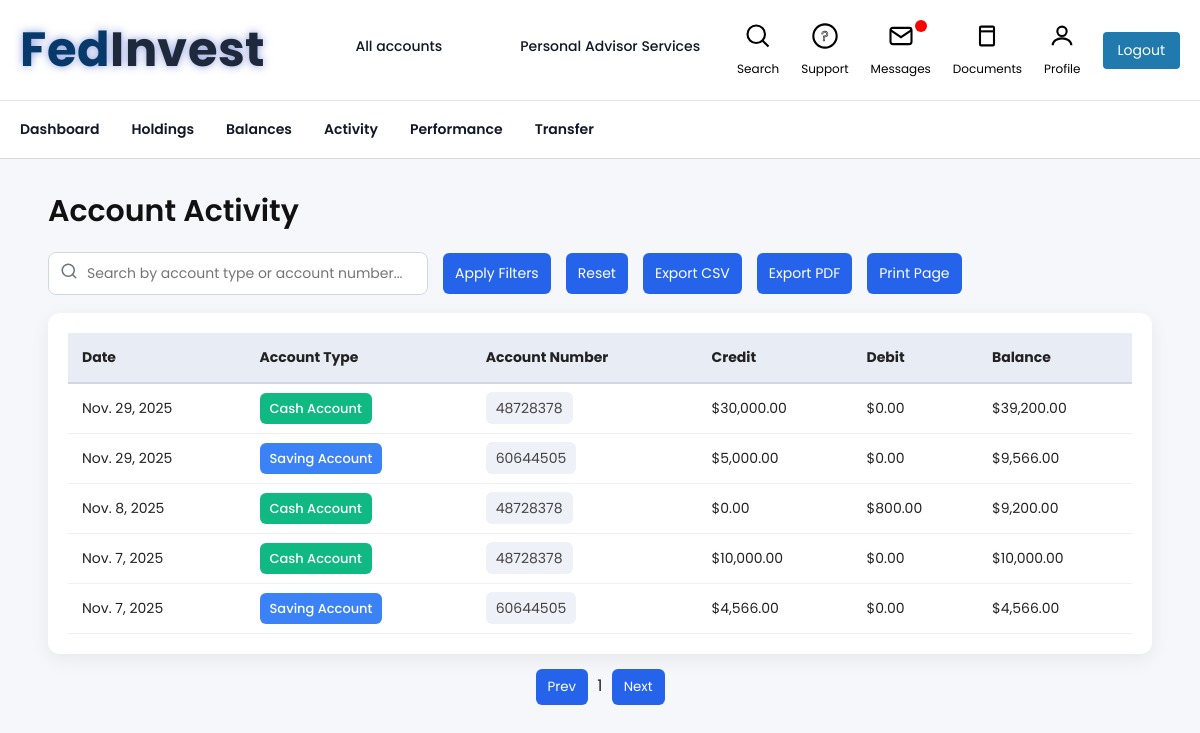
Screenshot of /activity/ (signed in) with the database file from the repository.
### app1/models.py (models this page shows, shortened)
class CashAccount(models.Model):
    user = models.ForeignKey(User, on_delete=models.CASCADE, related_name="cash_accounts")
    date = models.DateField()
    account_number = models.DecimalField(max_digits=12, decimal_places=2, default=0)
    description = models.CharField(max_length=255)
    credit = models.DecimalField(max_digits=12, decimal_places=2, default=0)
    debit = models.DecimalField(max_digits=12, decimal_places=2, default=0)
    account_balance = models.DecimalField(max_digits=12, decimal_places=2, editable=False, default=0)
    class Meta:
        verbose_name = "Checking Accounts"
        verbose_name_plural = "Checking Accounts"

class Account(models.Model):
    user = models.ForeignKey(User, on_delete=models.CASCADE, null=True, blank=True)
    name = models.CharField(max_length=100)
    account_number = models.CharField(max_length=20)
    account_type = models.CharField(max_length=50)
    amount = models.DecimalField(max_digits=15, decimal_places=2, default=0)
    class Meta:
        verbose_name = "Holdings"
        verbose_name_plural = "Holdings"

class SavingAccount(models.Model):
    user = models.ForeignKey(User, on_delete=models.CASCADE, related_name="saving_accounts")
    date = models.DateField()
    account_number = models.DecimalField(max_digits=12, decimal_places=2, default=0)
    description = models.CharField(max_length=255)
    credit = models.DecimalField(max_digits=12, decimal_places=2, default=0)
    debit = models.DecimalField(max_digits=12, decimal_places=2, default=0)
    account_balance = models.DecimalField(max_digits=12, decimal_places=2, editable=False, default=0)
    class Meta:
        verbose_name = "Cash Equivalent"
        verbose_name_plural = "Cash Equivalents"

### app1/views.py (the view)
# urls.py: path("activity/", views.activity_list, name="activity"),
def activity_list(request):
    cash_entries = CashAccount.objects.filter(
        user=request.user
    ).order_by('-date', '-id')
    saving_entries = SavingAccount.objects.filter(
        user=request.user
    ).order_by('-date', '-id')
    cash_accounts = Account.objects.filter(
        user=request.user, account_type="Checkings Account"
    )
    saving_accounts = Account.objects.filter(
        user=request.user, account_type="Cash & Cash Equivalents"
    )
    cash_acc_number = cash_accounts.first().account_number if cash_accounts.exists() else ""
    saving_acc_number = saving_accounts.first().account_number if saving_accounts.exists() else ""
    entries = []
    for c in cash_entries:
        entries.append({
            "date": c.date,
            "description": c.description,
            "credit": c.credit,
            "debit": c.debit,
            "balance": c.account_balance,
            "entry_type": "Cash Account",
            "account_number": cash_acc_number,
        })
    for s in saving_entries:
        entries.append({
            "date": s.date,
            "description": s.description,
            "credit": s.credit,
            "debit": s.debit,
            "balance": s.account_balance,
            "entry_type": "Saving Account",
            "account_number": saving_acc_number,
        })
    entries = sorted(entries, key=lambda x: x["date"], reverse=True)
    return render(request, "activity.html", {
        "entries": entries,
    })

### templates/activity.html (shortened to what this page needs)
{% load static %}
{% load humanize %}
<!DOCTYPE html>
<html lang="en">
<head>
<link rel="stylesheet" href="{% static 'css/style.css' %}">
</head>
<body>
  <div class="top-nav">
    <div class="top-nav-container">
        <div class="nav-left">
            <div class="logo">
                <h1 class="logo">
                    <span class="f">F</span>
                    <span class="e">e</span>
                    <span class="d">d</span>
                    <span class="i">I</span>
                    <span class="n">n</span>
                    <span class="v">v</span>
                    <span class="e2">e</span>
                    <span class="s">s</span>
                    <span class="t">t</span>
                </h1>
            </div>
            <nav class="main-nav">
                <a href="{% url 'holdings' %}" class="active erbtn">All accounts</a>
                <a href="#" class="erbtn">Personal Advisor Services</a>
            </nav>
        </div>
        <div class="nav-right">
            <a href="#" class="nav-item erbtn">
                <svg viewBox="0 0 24 24">
                    <circle cx="10.5" cy="10.5" r="7.5"></circle>
                    <line x1="21" y1="21" x2="15.8" y2="15.8"></line>
                </svg>
                <span>Search</span>
            </a>
            <a href="#" class="nav-item erbtn">
                <svg viewBox="0 0 24 24">
                    <circle cx="12" cy="12" r="10"></circle>
                    <text x="12" y="16" font-size="12" text-anchor="middle" fill="none" stroke="#000" stroke-width="0.5">?</text>
                </svg>
                <span>Support</span>
            </a>
            <a href="{% url 'messages' %}" class="nav-item erbtn">
                <svg viewBox="0 0 24 24">
                    <rect x="3" y="5" width="18" height="14" rx="2" ry="2"></rect>
                    <polyline points="3,7 12,13 21,7"></polyline>
                </svg>
                <div class="badge"></div>
                <span>Messages</span>
            </a>
            <a href="{% url 'legal_documents' %}" class="nav-item erbtn">
                <svg viewBox="0 0 24 24">
                    <rect x="6" y="4" width="12" height="16" rx="1"></rect>
                    <line x1="6" y1="8" x2="18" y2="8"></line>
                </svg>
                <span>Documents</span>
            </a>
            <a href="{% url 'get_profile' request.user.id %}" class="nav-item erbtn">
                <svg viewBox="0 0 24 24">
                    <circle cx="12" cy="8" r="4"></circle>
                    <path d="M4 20c0-4 4-6 8-6s8 2 8 6"></path>
                </svg>
                <span>Profile</span>
            </a>
            <a href="{% url 'logout' %}" class="logout-btn">Logout</a>
        </div>
    </div>
</div>
<div class="secondary-nav">
    <div class="secondary-nav-container">
        <nav>
            <a class="erbtn" href="{% url 'dashboard' %}">Dashboard</a>
            <a class="erbtn" href="{% url 'holdings' %}">Holdings</a>
            <a class="erbtn" href="{% url 'balance' %}">Balances</a>
            <a class="erbtn" href="{% url 'activity' %}">Activity</a>
            <a class="erbtn" href="{% url 'performance' %}">Performance</a>
                        <a class="erbtn" href="{% url 'transfer' %}">Transfer</a>
        </nav>
    </div>
</div>
<div class="activity-page">
    <div class="container">
        <h2>Account Activity</h2>
       <div class="controls">
    <div class="search-wrapper">
<span class="search-icon">
    <svg width="18" height="18" viewBox="0 0 24 24" fill="none"
         stroke="currentColor" stroke-width="2" stroke-linecap="round" stroke-linejoin="round">
        <circle cx="11" cy="11" r="8"></circle>
        <line x1="21" y1="21" x2="16.65" y2="16.65"></line>
    </svg>
</span>
        <input type="text" id="searchInput" placeholder="Search by account type or account number...">
    </div>
            <button onclick="applyFilters()">Apply Filters</button>
            <button onclick="resetFilters()">Reset</button>
            <button onclick="exportCSV()">Export CSV</button>
            <button onclick="exportPDF()">Export PDF</button>
            <button onclick="window.print()">Print Page</button>
        </div>
        <div class="table-container">
            <table id="activityTable">
                <thead>
                    <tr>
                        <th onclick="sortTable(0)">Date</th>
                        <th onclick="sortTable(1)">Account Type</th>
                        <th onclick="sortTable(2)">Account Number</th>
                        <th onclick="sortTable(3)">Credit</th>
                        <th onclick="sortTable(4)">Debit</th>
                        <th onclick="sortTable(5)">Balance</th>
                    </tr>
                </thead>
                <tbody id="tableBody">
                {% for e in entries %}
                    <tr>
                        <td>{{ e.date }}</td>
                        <td>
                            <span class="type-tag {% if e.entry_type == 'Cash Account' %}cash{% else %}saving{% endif %}">
                                {{ e.entry_type }}
                            </span>
                        </td>
                        <td><span class="acc-number-tag">{{ e.account_number }}</span></td>
                        <td>${{ e.credit|intcomma }}</td>
                        <td>${{ e.debit|intcomma }}</td>
                        <td>${{ e.balance|intcomma }}</td>
                    </tr>
                {% empty %}
                    <tr><td colspan="6" class="empty-state">No activity found.</td></tr>
                {% endfor %}
                </tbody>
            </table>
        </div>
        <div class="pagination">
            <button onclick="prevPage()">Prev</button>
            <span id="pageNum">1</span>
            <button onclick="nextPage()">Next</button>
        </div>
    </div>
</div>
</body>
</html>

### static/css/style.css (style rules this page uses)
* { margin: 0; padding: 0; box-sizing: border-box; font-family: 'Poppins', sans-serif; }
.logo { font-family: 'Nunito', sans-serif; font-weight: 700; font-size: 48px; display: inline-flex; letter-spacing: 0.5px; color: #073A6B; text-shadow: 0 0 8px rgba(35, 64, 190, 0.5); width: 500px; }
.logo span:nth-child(n+4) { color: #1E293B; }
.logo span { display: inline-block; transform-origin: center; }
.logo span:nth-child(1) { transform: rotate(-3deg) translateY(2px); }
.logo span:nth-child(2) { transform: rotate(2deg) translateY(-1px); }
.logo span:nth-child(3) { transform: rotate(-1deg) translateY(1px); }
.logo span:nth-child(4) { transform: rotate(1deg) translateY(-3px); }
.logo span:nth-child(5) { transform: rotate(-2deg) translateY(2px); }
.logo span:nth-child(6) { transform: rotate(3deg) translateY(-1px); }
.logo span:nth-child(7) { transform: rotate(-1deg) translateY(1px); }
.logo span:nth-child(8) { transform: rotate(2deg) translateY(-2px); }
.logo span:nth-child(9) { transform: rotate(-1deg) translateY(1px); }
.logo span { display: inline-block; animation: scatterReveal 0.6s ease-out forwards; }
.logo span:nth-child(1) { animation-delay: 0.05s; }
.logo span:nth-child(2) { animation-delay: 0.1s; }
.logo span:nth-child(3) { animation-delay: 0.15s; }
.top-nav { border-bottom: 1px solid #e4e5e6; background: #fff; }
.top-nav-container { max-width: 1200px; margin: 0 auto; padding: 14px 20px; display: flex; justify-content: space-between; align-items: center; gap: 24px; }
.nav-left { display: flex; align-items: center; gap: 40px; }
.main-nav { display: flex; flex-wrap: nowrap; gap: 28px; }
.main-nav a { text-decoration: none; font-size: 0.875rem; font-weight: 500; color: #111827; padding-bottom: 4px; border-bottom: 3px solid transparent; transition: 0.25s ease; white-space: nowrap; padding-left: 50px; }
.nav-right { display: flex; align-items: center; gap: 22px; }
.nav-item { display: flex; align-items: center; gap: 6px; text-decoration: none; color: #111827; font-size: 0.85rem; }
.nav-item svg { width: 20px; height: 20px; stroke: #374151; fill: none; stroke-width: 1.6; }
.badge { width: 8px; height: 8px; background: #dc2626; border-radius: 50%; margin-left: -12px; }
.logout-btn { padding: 6px 14px; border-radius: 6px; background: #ef4444; color: white !important; font-size: 0.8rem; text-decoration: none; transition: 0.2s ease; }
.secondary-nav { background: #fff; border-bottom: 1px solid #d6dade; }
.secondary-nav-container { max-width: 1200px; margin: 0 auto; padding: 0 20px; }
.secondary-nav nav { display: flex; gap: 32px; }
.secondary-nav a { text-decoration: none; font-size: 0.875rem; font-weight: 600; color: #111827; padding: 18px 0; transition: 0.25s; }
.erbtn { font-family: "Poppins", sans-serif; }
.nav-item { display: flex; flex-direction: column; align-items: center; text-decoration: none; color: #000; font-size: 12px; position: relative; transition: color 0.2s, font-weight 0.2s; }
.nav-item svg { width: 28px; height: 28px; stroke: #000; stroke-width: 1.8; fill: none; margin-bottom: 4px; transition: stroke 0.2s; }
.badge { position: absolute; top: -2px; right: 4px; width: 12px; height: 12px; background-color: red; border-radius: 50%; }
.logout-btn { top: 18px; right: 30px; background: #207aadff; color: #fff; border: none; border-radius: 4px; padding: 8px 15px; text-decoration: none; cursor: pointer; font-size: 14px; transition: background 0.2s; }
.logo { font-family: 'Nunito', sans-serif; font-weight: 700; font-size: 48px; display: inline-flex; letter-spacing: 0.5px; color: #073A6B; text-shadow: 0 0 8px rgba(35, 64, 190, 0.5); width: 50%; }
.logo span { transform-origin: center; }

### rows the page displays
CashAccount: date "Nov. 29, 2025", credit "30,000.00", debit "0.00", balance "39,200.00"
Account: account_number "48728378" "48728378" "48728378"
SavingAccount: date "Nov. 29, 2025", credit "5,000.00", debit "0.00", balance "9,566.00"
Account: account_number "60644505" "60644505"
CashAccount: date "Nov. 8, 2025", credit "0.00", debit "800.00", balance "9,200.00"
CashAccount: date "Nov. 7, 2025", credit "10,000.00", debit "0.00", balance "10,000.00"
SavingAccount: date "Nov. 7, 2025", credit "4,566.00", debit "0.00", balance "4,566.00"

### other values shown
{{ e.entry_type }} "Cash Account" "Saving Account" "Cash Account" "Cash Account" "Saving Account"
